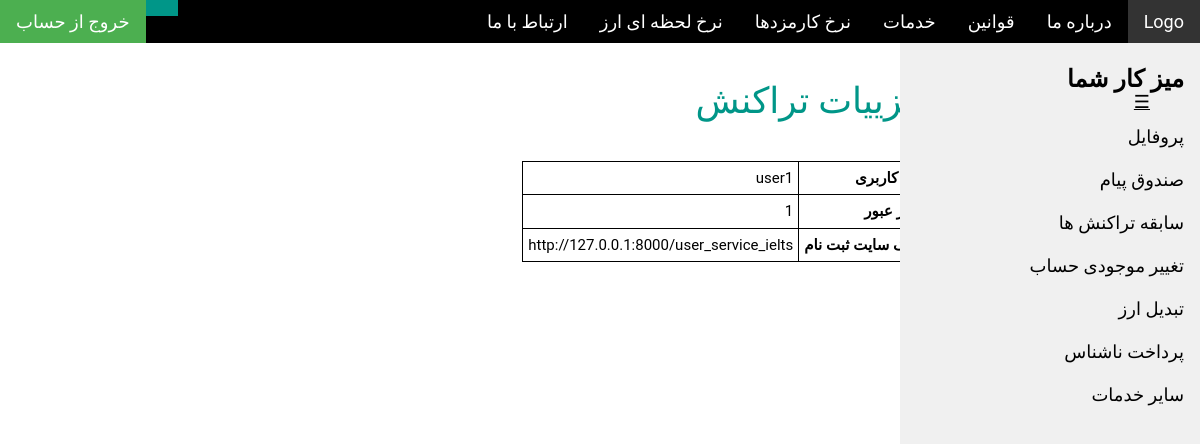
The page /8/transaction on the database its author committed.
### blog/models.py (models this page shows)
class IELTSForm(models.Model):
    name = models.CharField(max_length=200)
    password = models.CharField(max_length=200)
    site = models.URLField()

### blog/views.py (the view)
# urls.py: url(r'^(?P<pke>\d+)/transaction', views.transaction, name='transaction'),
def transaction(request, pke):
    transaction = get_object_or_404(Transaction, pk=pke)
    if transaction.type == "GRE":
        f = transaction.greform
        return render(request, 'gretransaction.html', {'gre':f})
    elif transaction.type == "TOEFL":
        f = transaction.toeflform
        return render(request, 'toefltransaction.html', {'toefl':f})
    elif transaction.type == "IELTS":
        f = transaction.ieltsform
        return render(request, 'ieltstransaction.html', {'ielts':f})
    elif transaction.type == "Uni":
        f = transaction.uniform
        return render(request, 'unitransaction.html', {'uni':f})
    elif transaction.type == "Pay":
        f = transaction.payform
        return render(request, 'paytransaction.html', {'pay':f})
    return render(request, 'employeetransactions.html')

### blog/templates/ieltstransaction.html (shortened to what this page needs)
{% if request.user.is_admin %}
{% include "base_manager.html" %}
{% elif request.user.is_employee %}
{% include "base_employee.html" %}
{% else %}
{% include "base_user.html" %}
{% endif %}
{% load static %}
<html>
<link rel="stylesheet" type="text/css" href="{% static 'blog/css/index_w3.css' %}" />
<link rel="stylesheet" type="text/css" href="{% static 'blog/css/index_w3-theme-black.css' %}" />
<body>
  <div class="w3-main" style="margin-right:250px" dir="rtl">
    {% block content %}
    <div class="w3-row w3-padding-large w3-padding-64 w3-container" dir="rtl">
      <h1 class="w3-text-teal">جزییات تراکنش</h1><br>
      <table ALIGN=RIGHT style="width:60%">
        <tr>
          <th ALIGN=RIGHT>نام کاربری</th>
          <td ALIGN=RIGHT>{{ielts.name}}</td>
        </tr>
        <tr>
          <th ALIGN=RIGHT>رمز عبور</th>
          <td ALIGN=RIGHT>{{ielts.password}}</td>
        </tr>
        <tr>
          <th ALIGN=RIGHT>لینک سایت ثبت نام</th>
          <td ALIGN=RIGHT>{{ielts.site}}</td>
        </tr>
      </table>
    </div>
    {% endblock %}
  </div>
</body>
</html>

### blog/static/blog/css/index_w3.css (style rules this page uses)
html { box-sizing:border-box }
*,*:before,*:after { box-sizing:inherit }
html { -ms-text-size-adjust:100%;-webkit-text-size-adjust:100% }
body { margin:0 }
html,body { font-family:Verdana,sans-serif;font-size:15px;line-height:1.5 }
html { overflow-x:hidden }
h1 { font-size:36px; text-align:right }
h1,h2,h3,h4,h5,h6 { font-family:"Segoe UI",Arial,sans-serif;font-weight:400;margin:10px 0 }
.w3-main,#main { transition:margin-left .4s }
.w3-container:after,.w3-container:before,.w3-panel:after,.w3-panel:before,.w3-row:after,.w3-row:before,.w3-row-padding:after,.w3-row-padding:before, .w3-cell-row:before,.w3-cell-row:after,.w3-clear:after,.w3-clear:before,.w3-bar:before,.w3-bar:after { content:"";display:table;clear:both }
.w3-container,.w3-panel { padding:0.01em 16px }
.w3-padding-large { padding:12px 24px!important }
.w3-padding-64 { padding-top:64px!important;padding-bottom:64px!important }
.w3-text-teal,.w3-hover-text-teal:hover { color:#009688!important }

### blog/templates/base_user.html (style rules this page uses)
html,body,h1,h2,h3,h4,h5,h6 { font-family: "Roboto","B Nazanin", sans-serif; }

### blog/templates/ieltstransaction.html (style rules this page uses)
table { display: block; overflow-x: auto; border-collapse: collapse; }
th, td { padding: 5px; border: 1px solid black; border-collapse: collapse; }
html,body,h1,h2,h3,h4,h5,h6 { font-family: "Roboto","B Nazanin", sans-serif; }

### rows shown on the page
IELTSForm: name "user1", password "1", site "http://127.0.0.1:8000/user_service_ielts"
